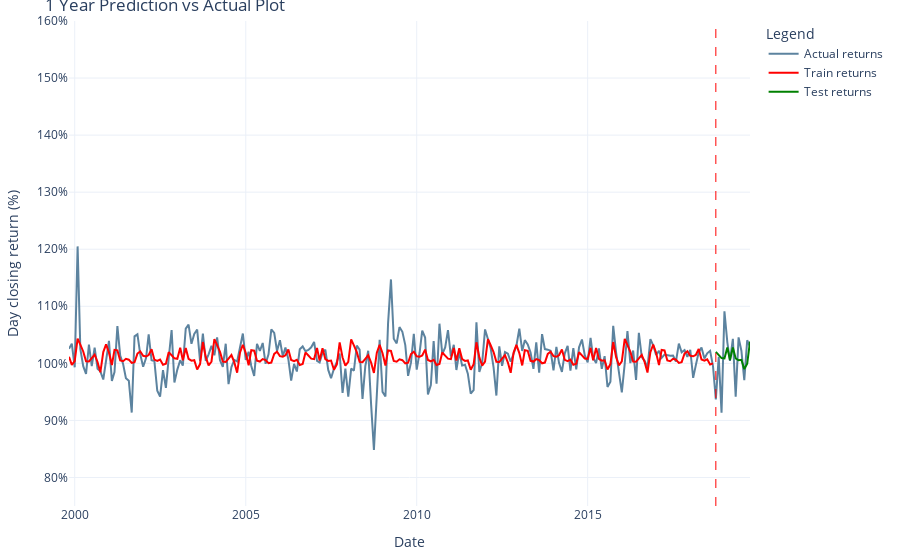

The code cell stored with this chart in its notebook:
### Markdown cell above
### 6 months Actual vs Prediction

### Code cell
importlib.reload(prophet_utils)
importlib.reload(plots)

forecasts_6m = prophet_utils.train_predict(dataframe=df_train, months=6)
#
plots.plot_lines_actual_vs_predicted(df_pct=df_train, forecasts=forecasts_6m, months=6)

### Figure 1 — Plotly figure (JSON) as saved in the notebook; plotly's stock layout.template omitted (floating-point values rounded to 4 significant figures; data arrays with more than 128 entries replaced by an {"elided": "..."} marker saying what was removed)
{"data": [{"line": {"color": "#5c839f", "width": 2}, "mode": "lines", "name": "Actual returns", "x": {"elided": "240 str values"}, "y": {"elided": "240 float values"}, "type": "scatter"}, {"line": {"color": "red", "width": 2}, "mode": "lines", "name": "Train returns", "x": {"elided": "227 str values"}, "y": {"elided": "227 float values"}, "type": "scatter"}, {"line": {"color": "green", "width": 2}, "mode": "lines", "name": "Test returns", "x": ["2018-10-01", "2018-11-01", "2018-12-01", "2019-01-01", "2019-02-01", "2019-03-01", "2019-04-01", "2019-05-01", "2019-06-01", "2019-07-01", "2019-08-01", "2019-09-01", "2019-10-01"], "y": [1.02, 1.015, 1.009, 1.009, 1.028, 1.006, 1.028, 1.009, 1.005, 1.006, 0.9899, 0.9995, 1.038, 0.9944, 0.9491, 0.9893, 1.105, 0.997, 1.03], "type": "scatter"}], "layout": {"shapes": [{"line": {"color": "red", "dash": "dash", "width": 1}, "type": "line", "x0": "2018-10-01", "x1": "2018-10-01", "xref": "x", "y0": 0, "y1": 1, "yref": "y domain"}], "margin": {"l": 20, "r": 20, "t": 20, "b": 20}, "yaxis": {"title": {"text": "Day closing return (%)"}, "tickformat": ".0%", "range": [0.75, 1.6]}, "title": {"text": "1 Year Prediction vs Actual Plot"}, "xaxis": {"title": {"text": "Date"}}, "legend": {"title": {"text": "Legend"}}}}
